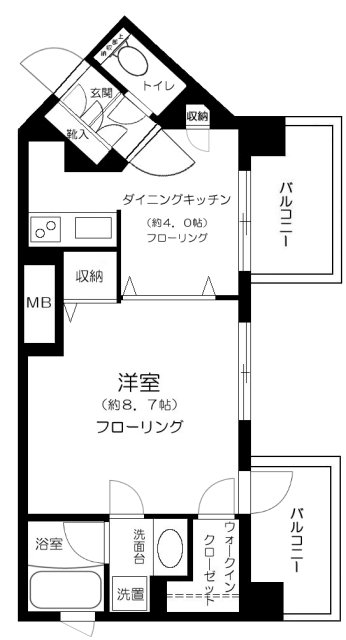
#> input picture api/pytorch/machine_learning/semantic_segmentation/dataset/data/111_100299608292_co.jpg, 346 x 640 px, given in place of 1_100029758200_co.jpg, which was not available
$ python create_annotation.py
#> lines starting #> are read from the running program, lines starting #| are printed output that depends on the picture
import json
from pathlib import Path
from PIL import Image
import numpy as np
import cv2

def main():
    data_dir = Path('../dataset/data')
    annotation_path = Path('../dataset/annotation.json')
    save_img_dir = Path('../dataset/annotations/')

    with (annotation_path).open('r') as f:
#> (reads api/pytorch/app/machine_learning/semantic_segmentation/dataset/annotation.json from the repository)
        annotation = json.load(f)

    for anno in annotation:
        if anno['Skipped'] == True:
            continue
        img = np.asarray(Image.open(data_dir / anno['External ID']))
#> img is the input picture: shape (640, 346, 3); min 0, max 255, mean 220.5
        black_img = np.full_like(img, 0)
        anno_list = []
        for dot in anno['Label']['objects'][0]['polygon']:
            anno_list.append([int(dot['x']), int(dot['y'])])
        mask_poly = np.array(anno_list)
        masked_img = cv2.fillPoly(black_img, [mask_poly], (255, 0, 0))
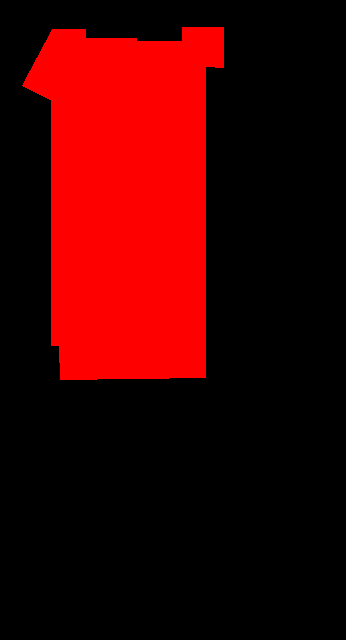
#> black_img: shape (640, 346, 3); mean of channels 0, 1, 2 63.1, 0, 0; drawn as R, G, B
        Image.fromarray(masked_img).save(save_img_dir / anno['External ID'])
#> pass 2 of the loop in main, `for anno in annotation:`:
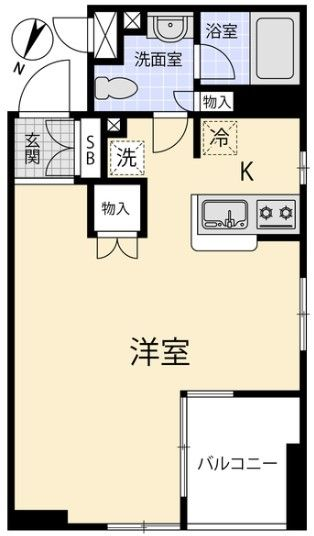
#> input picture api/pytorch/machine_learning/semantic_segmentation/dataset/data/129_100299796033_co.jpg, 314 x 536 px, given in place of 1_100290911116_co.jpg, which was not available
#> in main, img is the input picture: shape (536, 314, 3); mean R, G, B 211.3, 205.5, 191.6
#> in main, `masked_img = cv2.fillPoly(black_img, [mask_poly], (255, 0, 0))`:
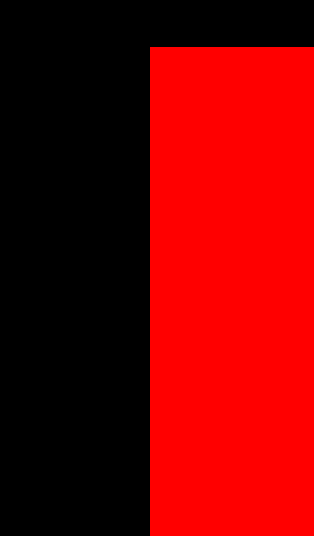
#> black_img: shape (536, 314, 3); mean of channels 0, 1, 2 121.5, 0, 0; drawn as R, G, B


if __name__ == '__main__':
    main()
